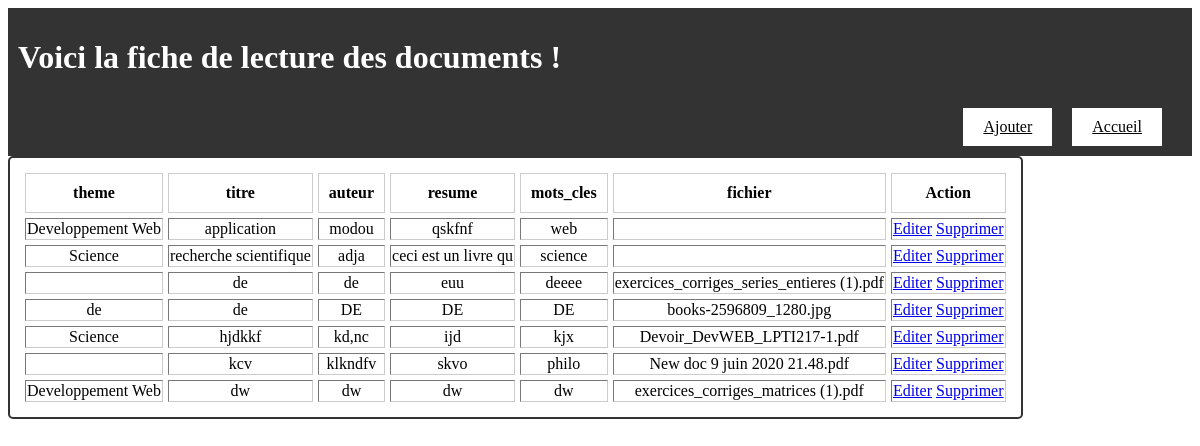
Screenshot of /pages/liste_doc.php with the database file from the repository.
### tables this page shows
CREATE TABLE `documents` (
  `id` int(5) NOT NULL,
  `nom_theme` varchar(50) DEFAULT NULL,
  `titre` varchar(50) NOT NULL,
  `auteurs` varchar(50) NOT NULL,
  `resume` varchar(50) NOT NULL,
  `mots_cles` varchar(50) NOT NULL,
  `fichier` varchar(250) NOT NULL
);

### pages/liste_doc.php (the view, shortened to what this page needs)
<?php
require_once('../connexion/connexion.php');
$sql_part = "select * from documents";
$query_part = mysqli_query($conn, $sql_part) or die(mysqli_error($conn));
?>
<!DOCTYPE html>
<html lang="en">
<head>
    <link rel="stylesheet" href="../styles/style_liste_doc.css">
    <header>
        <h1>Voici la fiche de lecture des documents !</h1>
        <div>
        <a href="../index.php" class="header-button">Accueil</a>
        <a href="ajout_doc.php" class="header-button">Ajouter</a>
    </div>
    </header>
</head>
<body>
    <table border="1">
        <tr>
            <th>theme</th>
            <th>titre</th>
            <th>auteur</th>
            <th>resume</th>
            <th>mots_cles</th>
            <th>fichier</th>
            <th>Action</th>
        </tr>
            <?php
            while ($part = mysqli_fetch_array($query_part)) {
                extract($part);
                echo "<tr>
                <td>$nom_theme</td>
                <td>$titre</td>
                <td>$auteurs</td>
                <td>$resume</td>
                <td>$mots_cles</td>
                <td>$fichier</td>
                <td>
                <a href='edit_doc.php?editid=$id'>Editer</a>
                <a href='supprim_doc.php?delid=$id'
                    onclick=\"return confirm('Voulez vous supprimer $titre ? oui ou non?');\"> Supprimer </a>
                </td>
             </tr>";
            }
            ?>
        </table>

### styles/style_liste_doc.css (style rules this page uses)
table { border-collapse: separate; border-spacing: 5px; text-align: center; }
.header-button { background-color: #FFFFFF; color: #000000; padding: 10px 20px; border: none; cursor: pointer; float: right; margin-top: 10px; margin-right: 20px; }
header { overflow: auto; }
header { background-color: #333; color: #fff; padding: 10px; }
table, th, tr { border: 1px solid #ccc; padding: 10px; }
table { border: 2px solid #333; border-radius: 5px; }

### rows the page displays
documents: nom_theme "Developpement Web", titre "application", auteurs "modou", resume "qskfnf", mots_cles "web"
documents: nom_theme "Science", titre "recherche scientifique", auteurs "adja", resume "ceci est un livre qu", mots_cles "science"
documents: titre "de", auteurs "de", resume "euu", mots_cles "deeee", fichier "exercices_corriges_series_entieres (1).pdf"
documents: nom_theme "de", titre "de", auteurs "DE", resume "DE", mots_cles "DE", fichier "books-2596809_1280.jpg"
documents: nom_theme "Science", titre "hjdkkf", auteurs "kd,nc", resume "ijd", mots_cles "kjx", fichier "Devoir_DevWEB_LPTI217-1.pdf"
documents: titre "kcv", auteurs "klkndfv", resume "skvo", mots_cles "philo", fichier "New doc 9 juin 2020 21.48.pdf"
documents: nom_theme "Developpement Web", titre "dw", auteurs "dw", resume "dw", mots_cles "dw", fichier "exercices_corriges_matrices (1).pdf"
